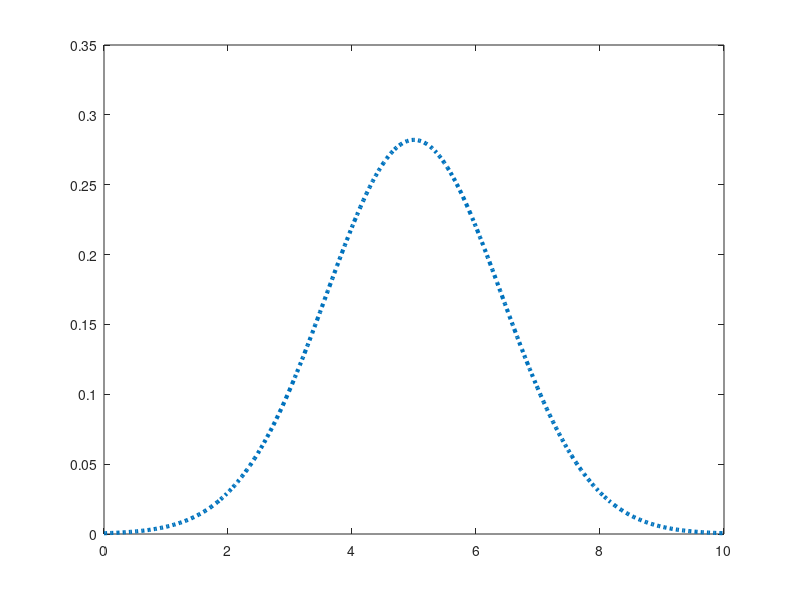

Recreate this plot in MATLAB. (Note: this script raises an error after producing the figure.)
%Ritvik Verma
%ECE 202 Fall 2021
%M4 exercise 

clear 
clf

% ----- set up arrays for x and P -----
x = linspace(0, 10, 400);
P = exp((-1*(x-5).^2)/4)/(2*pi^0.5);

% ----- plotting the figure -----
plot(x, P,':','LineWidth', 3)

% ----- setting title, axes titles, and axis limits and fontsize-----
ax = gca; ax.FontSize = 16; 
xlabel('x (m)', 'FontSize', 20)
ylabel('Probability Density (m^{-1})', 'FontSize', 20)
title('ECE	202, Exercise M4, part(c), Normalized Gaussian',... 
'FontSize', 24)
grid on
